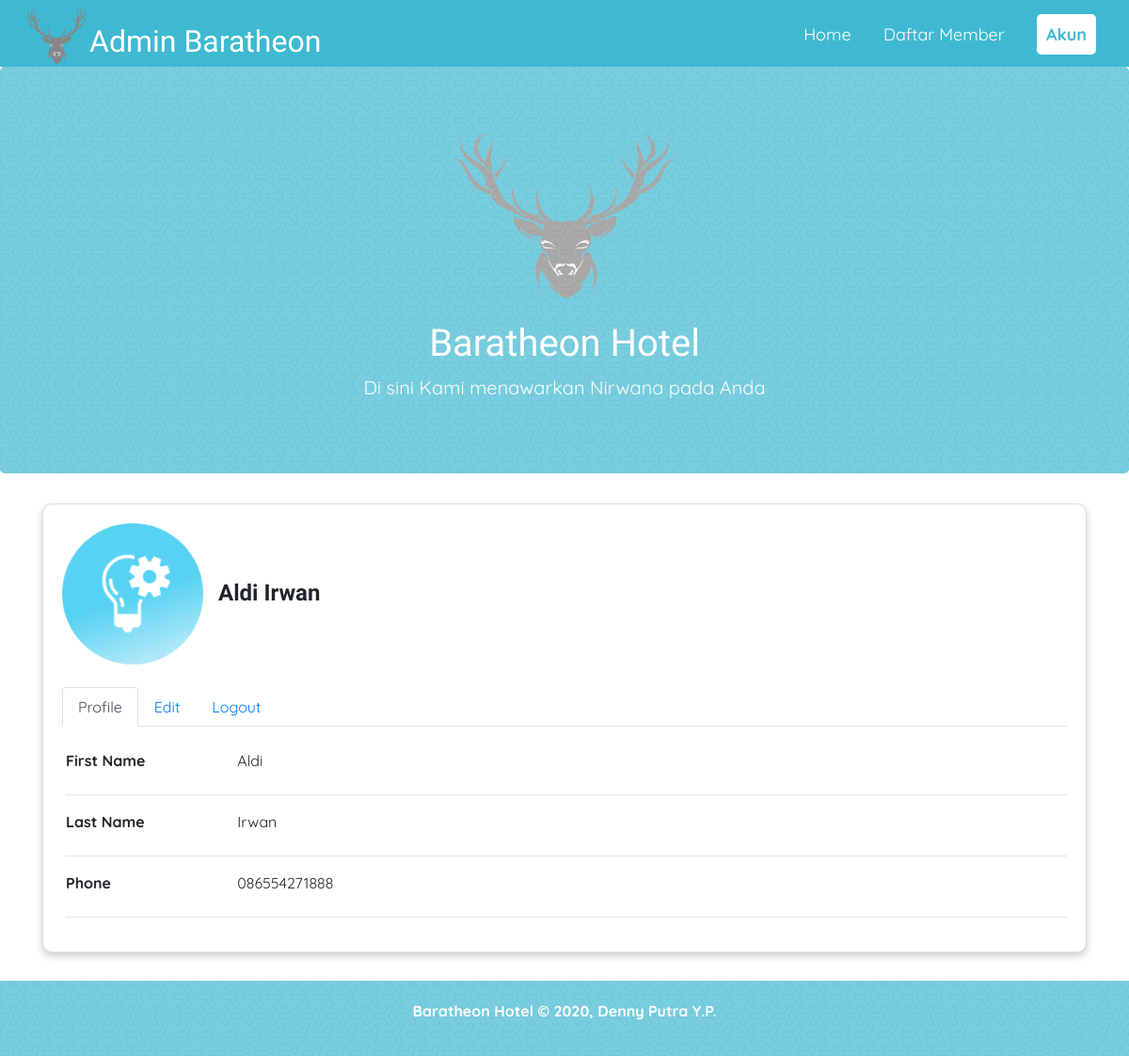
The app's page /admin/akun.php (signed in) with its own data.
### tables this page shows
CREATE TABLE `users` (
  `userid` mediumint(6) UNSIGNED NOT NULL,
  `first_name` varchar(30) NOT NULL,
  `last_name` varchar(40) NOT NULL,
  `email` varchar(50) NOT NULL,
  `phone` varchar(13) NOT NULL,
  `password` varchar(60) NOT NULL,
  `registration_date` datetime NOT NULL DEFAULT current_timestamp(),
  `user_level` tinyint(1) UNSIGNED NOT NULL
);

### admin/akun.php (the view, shortened to what this page needs)
<?php
require('../model/mysqli_connect.php');
$email = $_SESSION['username'];
function query($query)
{
    global $dbcon;
    $result = mysqli_query($dbcon, $query);
    $rows = [];
    while ($row = mysqli_fetch_assoc($result)) {
        $rows[] = $row;
    }
    return $rows;
}
$admin = query("SELECT * FROM users WHERE email= '$email'")[0];
?>
<!DOCTYPE html>
<html lang="en">
<head>
    <link rel="stylesheet" href="../assets/css/bootstrap.min.css">
    <link rel="stylesheet" type="text/css" href="../assets/css/profile.css">
    <link rel="stylesheet" href="../assets/css/style2.css">
</head>
<body>
<header>
        <nav id="nav">
            <div>
                <img src="../assets/image/logo1.png" alt="">
                <h2>Admin Baratheon</h2>
            </div>
            <ul>
                <li><a href="halaman-admin.php" class="anchor">Home</a></li>
                <li><a href="daftar-member.php" class="anchor">Daftar Member</a></li>
                <li><a href="akun.php" class="anchor" id="view">Akun</a></li>
            </ul>
        </nav>
        <div class="bgim">
            <div class="jumbotron">
                <img src="../assets/image/logo2.png" alt="" style="margin-bottom: 10px;">
                <h1>Baratheon Hotel</h1>
                <p>Di sini Kami menawarkan Nirwana pada Anda</p>
            </div>
        </div>
    </header>
    <div class="container">
        <div class="row">
            <div class="col-12">
                <div class="card">
                    <div class="card-body">
                        <div class="card-title mb-4">
                            <div class="d-flex justify-content-start">
                                <div class="image-container">
                                    <img src="../assets/img/icon.png" style="width: 150px; height: 150px" />
                                </div>
                                <div class="userData ml-3">
                                    <h2 class="d-block" style="font-size: 1.5rem; font-weight: bold; margin-top: 60px;"><?php echo $admin["first_name"] . " " . $admin["last_name"] ?></h2>
                                </div>
                            </div>
                        </div>
                        <div class="row">
                            <div class="col-12">
                                <ul class="nav nav-tabs mb-4" id="myTab" role="tablist">
                                    <li class="nav-item">
                                        <a class="nav-link active" id="profile-tab" data-toggle="tab" href="#profile" role="tab" aria-controls="profile" aria-selected="true">Profile</a>
                                    </li>
                                    <li class="nav-item">
                                        <a class="nav-link" id="ubah-tab" data-toggle="tab" href="#ubah" role="tab" aria-controls="ubah" aria-selected="false">Edit</a>
                                    </li>
                                    <li class="nav-item">
                                        <a class="nav-link" href="../access/logout.php">Logout</a>
                                    </li>
                                </ul>
                                <div class="tab-content ml-1" id="myTabContent">
                                    <div class="tab-pane fade show active" id="profile" role="tabpanel" aria-labelledby="profile-tab">
                                        <div class="row">
                                            <div class="col-sm-3 col-md-2 col-5">
                                                <label style="font-weight:bold;">First Name</label>
                                            </div>
                                            <div class="col-md-8 col-6">
                                                <?php echo $admin["first_name"] ?>
                                            </div>
                                        </div>
                                        <hr>
                                        <div class="row">
                                            <div class="col-sm-3 col-md-2 col-5">
                                                <label style="font-weight:bold;">Last Name</label>
                                            </div>
                                            <div class="col-md-8 col-6">
                                                <?php echo $admin["last_name"] ?>
                                            </div>
                                        </div>
                                        <hr>
                                        <div class="row">
                                            <div class="col-sm-3 col-md-2 col-5">
                                                <label style="font-weight:bold;">Phone</label>
                                            </div>
                                            <div class="col-md-8 col-6">
                                                <?php echo $admin["phone"] ?>
                                            </div>
                                        </div>
                                        <hr>
                                    </div>
                                </div>
                            </div>
                        </div>
                    </div>
                </div>
            </div>
        </div>
    </div>
    <div class="bgim">
        <footer>
            <p>Baratheon Hotel &#169; 2020, Denny Putra Y.P.</p>
        </footer>
    </div>
</body>
</html>

### assets/css/profile.css (style rules this page uses)
body { padding-top: 68px; padding-bottom: 50px; }
.image-container { position: relative; }

### assets/css/style2.css (style rules this page uses)
body { font-family: 'Quicksand', sans-serif; margin: 0; padding: 0; }
nav div { display: flex; margin-bottom: -50px; margin-left: 20px; }
nav h2 { height: 5px; margin-top: 20px; font-family: 'Galada', sans-serif; color: white; display: flex; }
#view { background-color: white; color: #3fb9d1; border-radius: 5px; padding: 10px; font-weight: bold; }
header { display: inline; }
h1, h2, h3, h4 { font-family: 'Lexend Tera', sans-serif; }
.anchor { text-decoration: none; color: white; font-size: 18px; }
footer { opacity: 0.7; padding: 20px; color: white; background-color: #3fb9d1; text-align: center; font-weight: bold; }
.jumbotron img { height: 200px; width: 250px; margin-bottom: -30px; }
.jumbotron { opacity: 0.7; font-size: 20px; padding: 60px; background-color: #3fb9d1; text-align: center; color: white; }
nav li { display: inline; list-style-type: none; margin-right: 30px; }
.bgim { background-image: url(../image/bg.png); }
nav { display: flex; flex-direction: column; max-width: 100%; margin: 0 auto; text-align: right; background-color: #3fb9d1; padding: 5px; top: 0; position: sticky; z-index: 1; }
* { box-sizing: border-box; }
.card { border-radius: 10px; margin-bottom: 30px; box-shadow: 0 4px 8px 0 rgba(0, 0, 0, 0.2); }

### records on screen
users: first_name "Aldi", last_name "Irwan", phone "086554271888"
